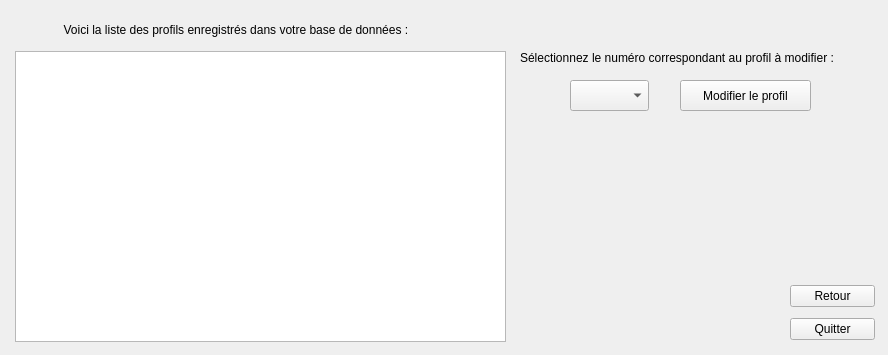
    <widget class="QWidget" name="page_10">
     <widget class="QLabel" name="label_18">
      <property name="geometry">
       <rect>
        <x>47</x>
        <y>20</y>
        <width>411</width>
        <height>20</height>
       </rect>
      </property>
      <property name="text">
       <string>     Voici la liste des profils enregistrés dans votre base de données : </string>
      </property>
     </widget>
     <widget class="QTextBrowser" name="textBrowser_4">
      <property name="geometry">
       <rect>
        <x>15</x>
        <y>51</y>
        <width>491</width>
        <height>291</height>
       </rect>
      </property>
     </widget>
     <widget class="QPushButton" name="pushButton_25">
      <property name="geometry">
       <rect>
        <x>680</x>
        <y>80</y>
        <width>131</width>
        <height>31</height>
       </rect>
      </property>
      <property name="text">
       <string>Modifier le profil</string>
      </property>
     </widget>
     <widget class="QLabel" name="label_19">
      <property name="geometry">
       <rect>
        <x>520</x>
        <y>50</y>
        <width>359</width>
        <height>16</height>
       </rect>
      </property>
      <property name="text">
       <string>Sélectionnez le numéro correspondant au profil à modifier :</string>
      </property>
     </widget>
     <widget class="QComboBox" name="comboBox_4">
      <property name="geometry">
       <rect>
        <x>570</x>
        <y>80</y>
        <width>79</width>
        <height>31</height>
       </rect>
      </property>
     </widget>
     <widget class="QWidget" name="verticalLayoutWidget_45">
      <property name="geometry">
       <rect>
        <x>790</x>
        <y>280</y>
        <width>85</width>
        <height>66</height>
       </rect>
      </property>
      <layout class="QVBoxLayout" name="verticalLayout_45">
       <item>
        <widget class="QPushButton" name="pushButton_26">
         <property name="text">
          <string>Retour</string>
         </property>
        </widget>
       </item>
       <item>
        <widget class="QPushButton" name="pushButton_27">
         <property name="text">
          <string>Quitter</string>
         </property>
        </widget>
       </item>
      </layout>
     </widget>
    </widget>
